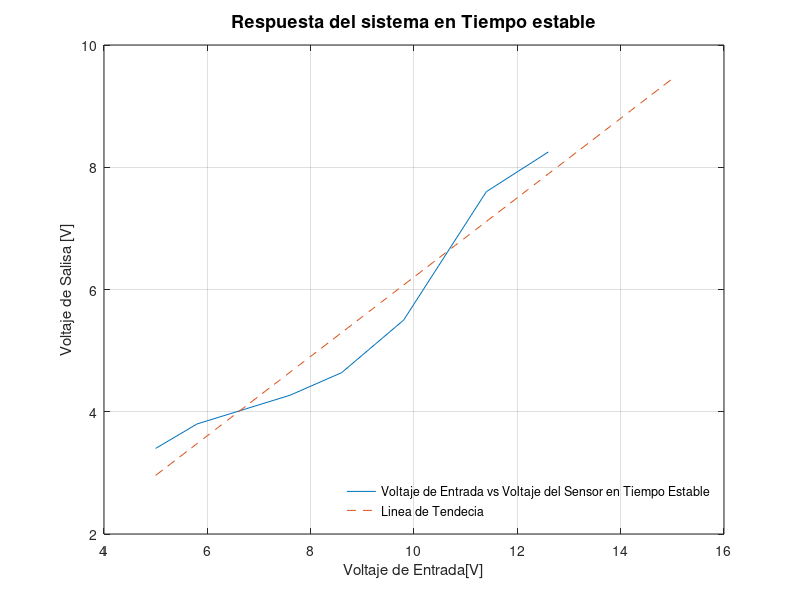

Write the MATLAB code that produced this figure. (Note: this script raises an error after producing the figure.)
Vin=[5 5.8 7.6 8.6 9.8 11.4 12.6];
Vout=[3.4 3.8 4.27 4.64 5.5 7.6 8.25];
Vin1=5:0.2:15;
Vout1=0.6489*Vin1-0.2852;
plot(Vin,Vout);hold on;grid on;
plot(Vin1,Vout1,'--');
hold on;grid on;
xlabel('Voltaje de Entrada[V]');
ylabel('Voltaje de Salisa [V]');
legend('Voltaje de Entrada vs Voltaje del Sensor en Tiempo Estable','Linea de Tendecia')
legend('Location','southeast')
legend('boxoff')
title('Respuesta del sistema en Tiempo estable','FontSize',13);
ax = gca;
ax.XLim = [5 12.6]; 
